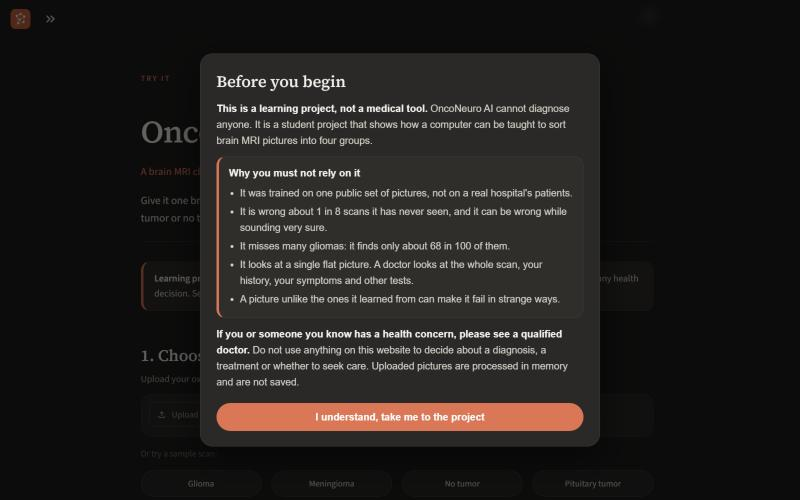
#> input picture docs/screenshots/01-welcome-popup.jpg, 800 x 500 px
$ python make_tour.py
#> lines starting #> are read from the running program, lines starting #| are printed output that depends on the picture
"""Makes docs/img/tour.gif: an animated tour built from the real screenshots in docs/screenshots/.
Run from the project root:  python tools/make_tour.py
"""
import os

from PIL import Image, ImageDraw, ImageFont

ROOT = os.path.dirname(os.path.dirname(os.path.abspath(__file__)))
SHOTS = [("01-welcome-popup.jpg", "A welcome message for every visitor: learning project, not a medical tool"),
         ("02-result-dark.jpg", "Pick a scan: see where the model looked and how sure it is"),
         ("03-result-light.jpg", "Light and dark mode, on every screen size"),
         ("04-journey.jpg", "Our journey: how it was built, step by step"),
         ("05-about-3d.jpg", "About me: a 3D hologram that reacts as you scroll"),
         ("06-documentation.jpg", "An 11-chapter documentation book, in plain words")]


def font(size, serif=False):
    for name in (("georgia.ttf", "times.ttf") if serif else ("segoeui.ttf", "arial.ttf")):
        for base in ("C:/Windows/Fonts/", ""):
            try:
                return ImageFont.truetype(base + name, size)
            except OSError:
                pass
    return ImageFont.load_default()


def main(width=800):
#> called with width = 800
    frames, durs, prev = [], [], None
    for n, (fn, cap) in enumerate(SHOTS, 1):
        im = Image.open(os.path.join(ROOT, "docs", "screenshots", fn)).convert("RGB")
#> im is the input picture: PIL image 800x500 RGB; mean R, G, B 34.3, 31.4, 29.3
        im = im.resize((width, int(width * 500 / 800)), Image.LANCZOS)
        bar = Image.new("RGBA", im.size, (0, 0, 0, 0))
#> bar: PIL image 800x500 RGBA; every value is 0
        bd = ImageDraw.Draw(bar)
        bh = 46
        bd.rectangle([0, im.height - bh, im.width, im.height], fill=(20, 19, 18, 225))
        bd.text((16, im.height - bh + 11), f"{n} / {len(SHOTS)}", font=font(18, True), fill=(217, 119, 87, 255))
        bd.text((82, im.height - bh + 13), cap, font=font(16), fill=(245, 244, 238, 255))
        cur = Image.alpha_composite(im.convert("RGBA"), bar).convert("RGB")
        if prev is not None:
            for a in (.25, .5, .75):
                frames.append(Image.blend(prev, cur, a))
                durs.append(60)
        frames.append(cur)
        durs.append(2200)
        prev = cur
#> pass 2 of the loop in main, `for n, (fn, cap) in enumerate(SHOTS, 1):`:
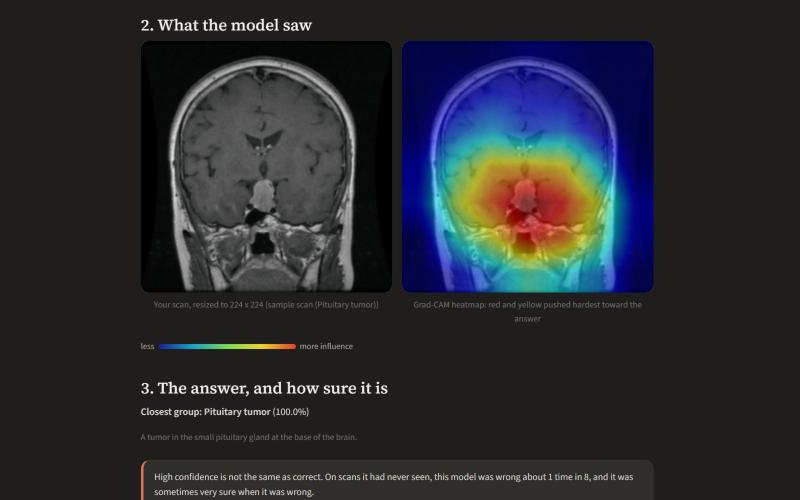
#> input picture docs/screenshots/02-result-dark.jpg, 800 x 500 px
#> in main, im is the input picture: PIL image 800x500 RGB; mean R, G, B 41.3, 43.3, 47.9
#> in main, `cur = Image.alpha_composite(im.convert("RGBA"), bar).convert("RGB")`:
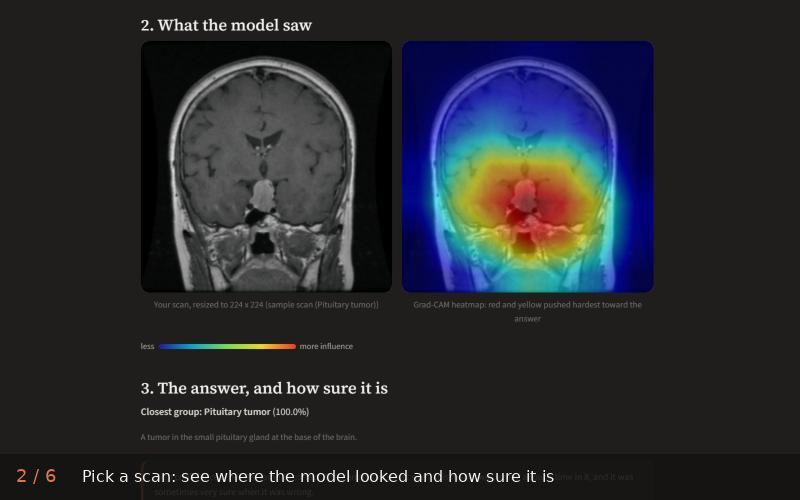
#> cur: PIL image 800x500 RGB; mean R, G, B 39.9, 42, 46.7
#> after the loop in main, `for a in (.25, .5, .75):`: durs = [2200, 60, 60, 60]; frames = 4 items
#> pass 3 of the loop in main, `for n, (fn, cap) in enumerate(SHOTS, 1):`:
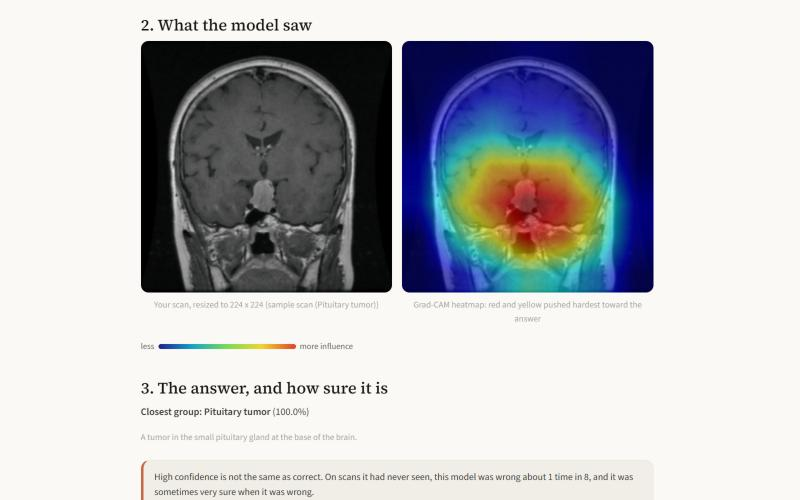
#> input picture docs/screenshots/03-result-light.jpg, 800 x 500 px
#> in main, im is the input picture: PIL image 800x500 RGB; mean R, G, B 185.9, 187.9, 191.1
#> in main, `cur = Image.alpha_composite(im.convert("RGBA"), bar).convert("RGB")`:
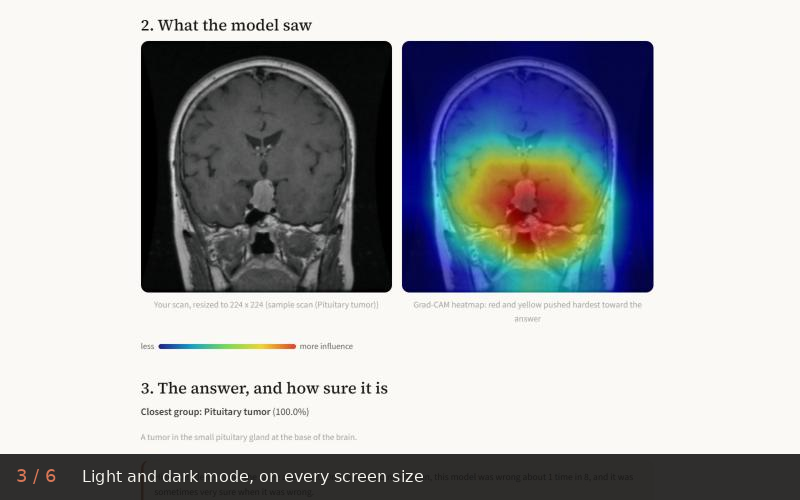
#> cur: PIL image 800x500 RGB; mean R, G, B 168.6, 170.7, 174.2
#> after the loop in main, `for a in (.25, .5, .75):`: durs = [2200, 60, 60, 60, 2200, 60, 60, 60]; frames = 8 items
#> the loop made 6 passes; the first 3 are shown
    pal = [f.quantize(colors=128, method=Image.MEDIANCUT, dither=Image.NONE) for f in frames]
    out = os.path.join(ROOT, "docs", "img", "tour.gif")
    pal[0].save(out, save_all=True, append_images=pal[1:], duration=durs, loop=0, optimize=True, disposal=1)
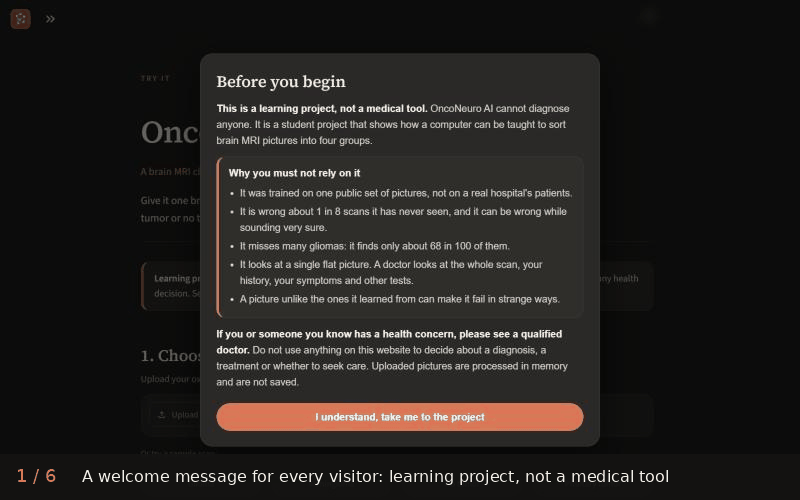
#> saved as tour.gif: PIL image 800x500 P; mean R, G, B 35.8, 32.8, 30.7
    print("wrote tour.gif", os.path.getsize(out) // 1024, "KB")


if __name__ == "__main__":
    main()
